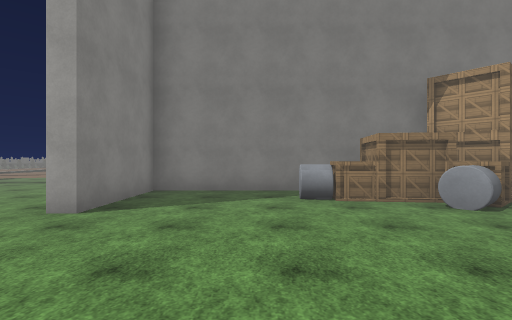
View 1 (above)

17 first-person views from a walk through a Unity game level. The camera is 1.5 m above the floor, looks level and sees 85° across. The floor is counted in squares, 2 m on a side. Each view is taken from the middle of a square. On the plan, view 1 faces up. The plan holds only what a view shows up to about 10 squares ahead; the rest is blank. The place goes on beyond the plan. The player character is not drawn. Some animated figures are not drawn. Some surface patterns are stand-ins.

View 2
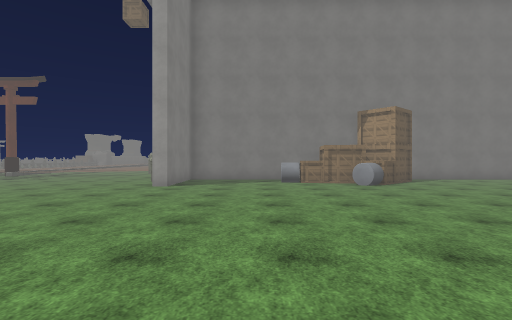

View 3
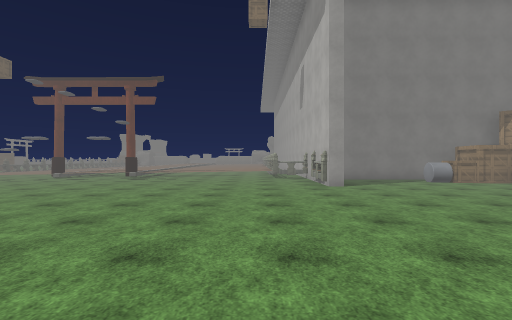

View 4
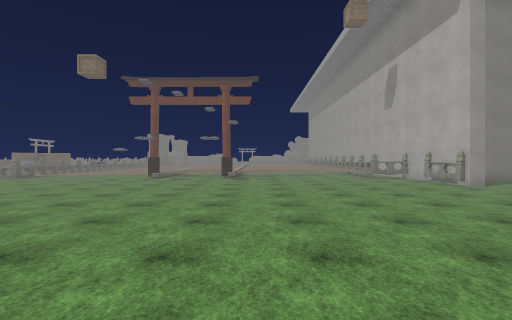

View 5
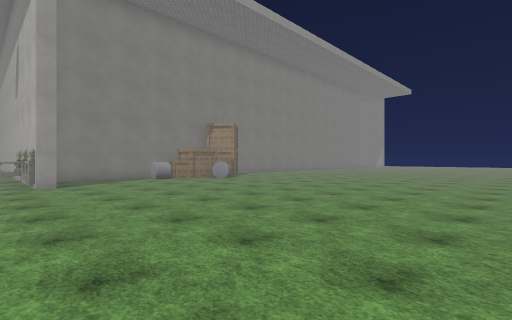

View 6
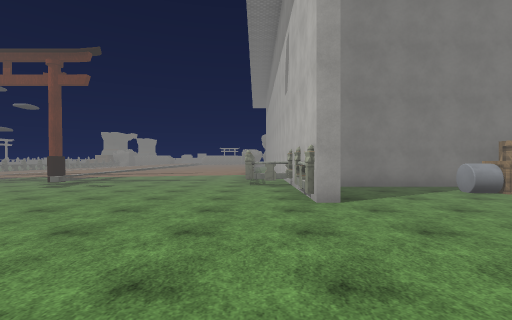

View 7
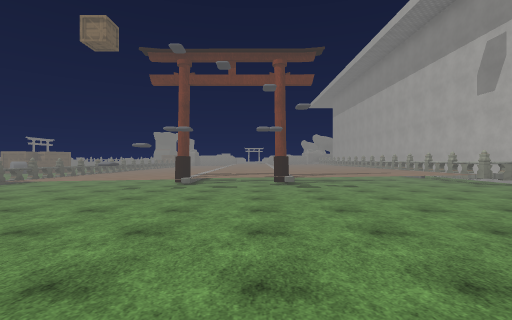

View 8
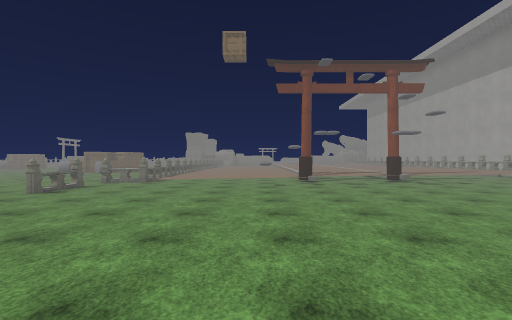

View 9
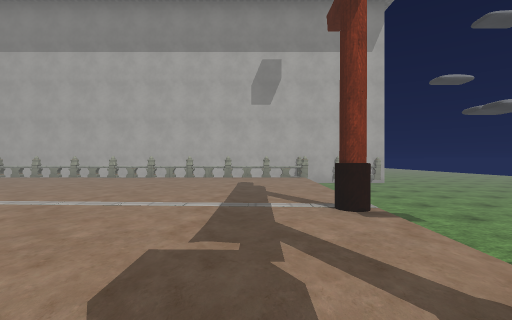

View 10
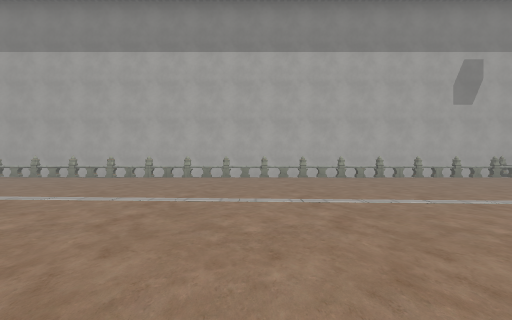

View 11
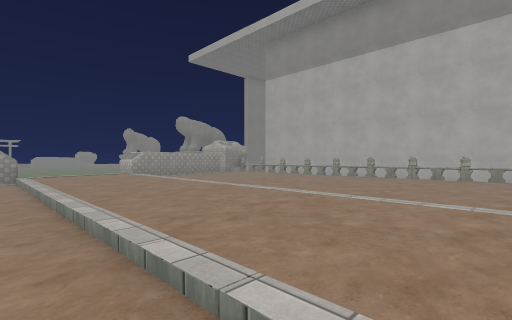

View 12
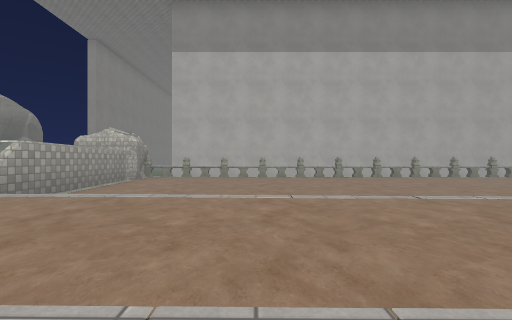

View 13
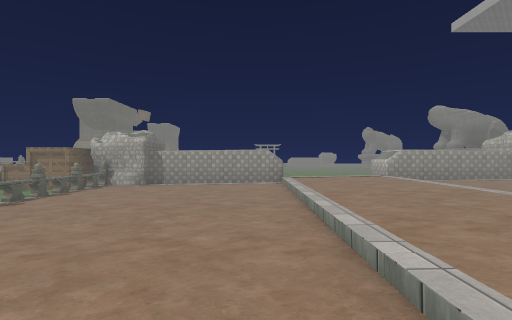

View 14
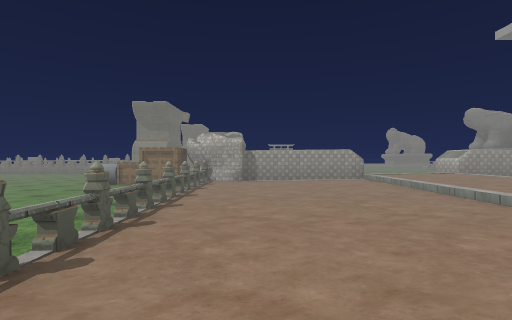

View 15
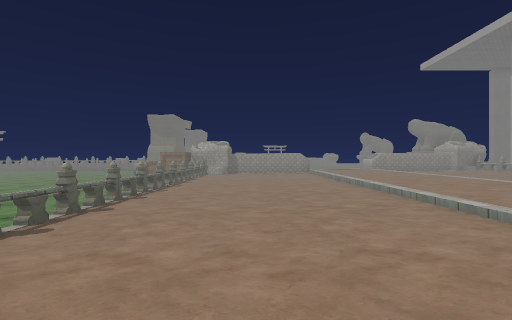

View 16
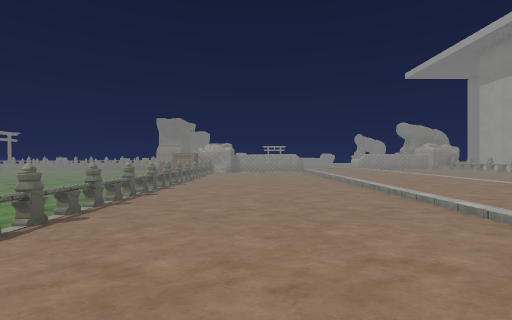

View 17
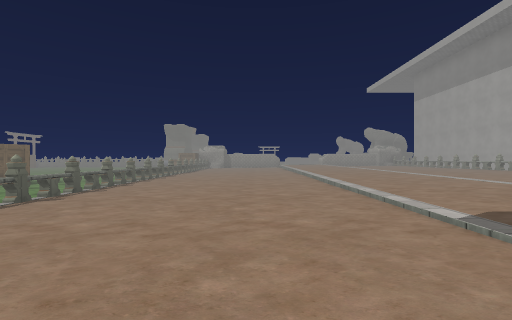

### Floor plan
Key: @ floor where view 1 was taken; # wall or solid block; . main floor; : floor 0.25 m higher than the main floor; + floor 0.5 m higher than the main floor; * floor 0.75 m higher than the main floor; / step, stairs or slope; = window, fence, low wall or low ledge; B hay bale; C crate; O other object.
Columns run from 20 left of view 1 to 8 right of it. Each row starts with its distance up from view 1.
 30 O         #
 29 C#######//#######
 28 .=:::::/**/+++++=
 27 .=:::::/**/+++++=
 26  =:::::/**/+++++=
 25 .=:::::/**/+++++#
 24 .=:::::/**/+++++#
 23 .=:::::/**/+++++#
 22 .=:::::/**/+++++#
 21 .=:::::/**/+++++##
 20 .=:::::/**/+++++##
 19 .=:::::/+*/+++++##
 18 .=:::::/+*/+++++##
 17 .=:::::/++/+++++#
 16 .=:::::/++/+++++#
 15 .=:::::/++/+++++#
 14 .=:::::/++/+++++#
 13 .=:::::/++/+++++#
 12 .=:::::/++/+++++#
 11  /:::::/++/+++++#
 10   :::::/++/+++++#
  9  /:::::/++++++++##
  8  =:::::#++#+++++=#
  7 ##..............########
  6 #....O...........#...BC CC...
  5 =................#...BCBC....
  4 #................#.....B....
  3 ............................
  2  ..........................
  1   ........................
  0    .................@.....
 -1     ... ...................
 -2      .   ...................
 -3           ... ...............
 -4            .   ..............
 -5                 ..........

Positions as (right, up) in squares from view 1, and headings:
1: (0, 0), facing up
2: (0, -4), facing up
3: (-5, -4), facing up
4: (-9, -4), facing up
5: (-4, -5), facing up-right
6: (-4, -1), facing up
7: (-11, -1), facing up
8: (-15, -2), facing up
9: (-14, 9), facing right
10: (-14, 17), facing right
11: (-14, 18), facing up-right
12: (-14, 25), facing right
13: (-14, 20), facing up
14: (-17, 19), facing up
15: (-16, 14), facing up
16: (-16, 12), facing up
17: (-15, 7), facing up
